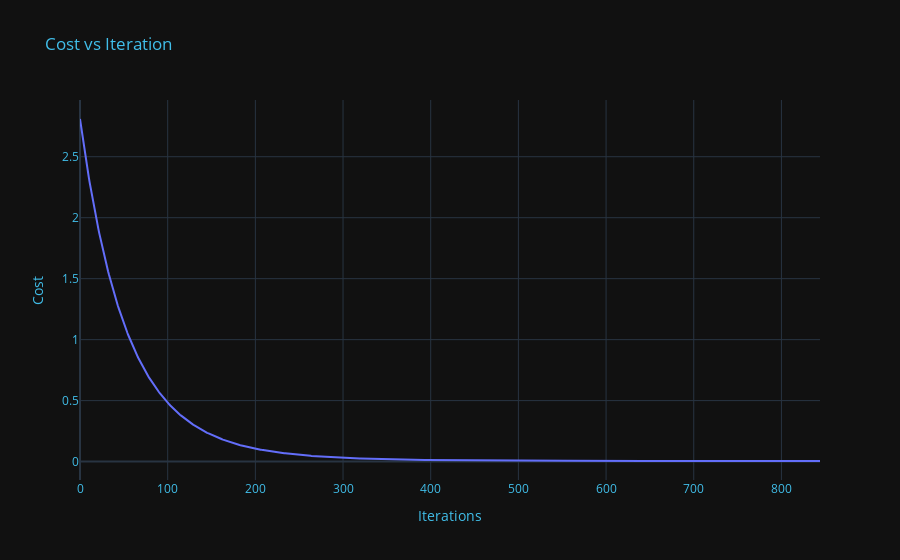
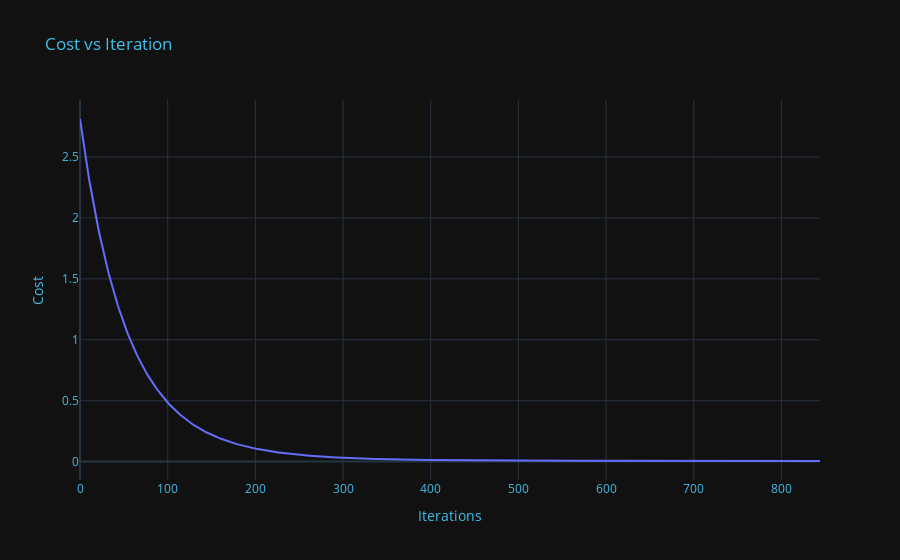
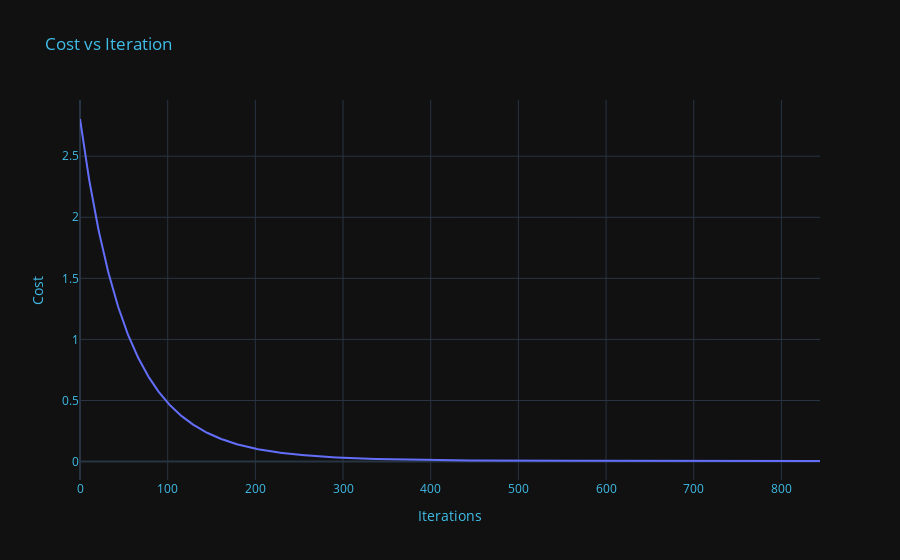
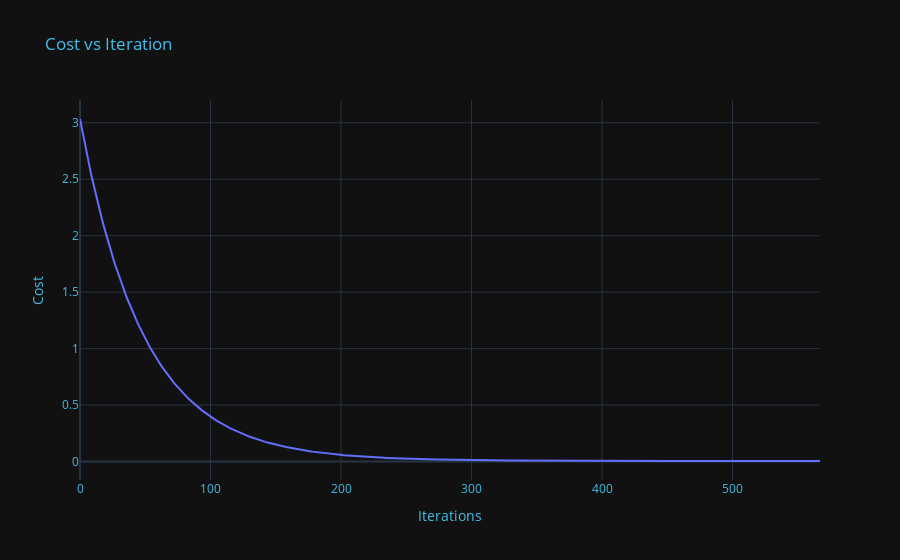

Notebook cell for these charts, in order:
### Code cell
n_samples_list = [100, 1_000, 5_000, 10_000, 20_000]
df = benchmark(n_samples_list)
df

### Figure 1 — Plotly figure (JSON) as saved in the notebook; plotly's stock layout.template omitted (floating-point values rounded to 4 significant figures; data arrays with more than 128 entries replaced by an {"elided": "..."} marker saying what was removed)
{"data": [{"hovertemplate": "x=%{x}<br>y=%{y}<extra></extra>", "legendgroup": "", "line": {"color": "#636efa", "dash": "solid"}, "marker": {"symbol": "circle"}, "mode": "lines", "name": "", "orientation": "v", "showlegend": false, "type": "scatter", "x": {"elided": "845 int values"}, "xaxis": "x", "y": {"elided": "845 float values"}, "yaxis": "y"}], "layout": {"legend": {"tracegroupgap": 0}, "title": {"font": {"color": "#41BEE9"}, "text": "Cost vs Iteration"}, "xaxis": {"anchor": "y", "color": "#41BEE9", "domain": [0, 1], "title": {"text": "Iterations"}}, "yaxis": {"anchor": "x", "color": "#41BEE9", "domain": [0, 1], "title": {"text": "Cost"}}}}

### Figure 2 — Plotly figure (JSON) as saved in the notebook; plotly's stock layout.template omitted (floating-point values rounded to 4 significant figures; data arrays with more than 128 entries replaced by an {"elided": "..."} marker saying what was removed)
{"data": [{"hovertemplate": "x=%{x}<br>y=%{y}<extra></extra>", "legendgroup": "", "line": {"color": "#636efa", "dash": "solid"}, "marker": {"symbol": "circle"}, "mode": "lines", "name": "", "orientation": "v", "showlegend": false, "type": "scatter", "x": {"elided": "845 int values"}, "xaxis": "x", "y": {"elided": "845 float values"}, "yaxis": "y"}], "layout": {"legend": {"tracegroupgap": 0}, "title": {"font": {"color": "#41BEE9"}, "text": "Cost vs Iteration"}, "xaxis": {"anchor": "y", "color": "#41BEE9", "domain": [0, 1], "title": {"text": "Iterations"}}, "yaxis": {"anchor": "x", "color": "#41BEE9", "domain": [0, 1], "title": {"text": "Cost"}}}}

### Figure 3 — Plotly figure (JSON) as saved in the notebook; plotly's stock layout.template omitted (floating-point values rounded to 4 significant figures; data arrays with more than 128 entries replaced by an {"elided": "..."} marker saying what was removed)
{"data": [{"hovertemplate": "x=%{x}<br>y=%{y}<extra></extra>", "legendgroup": "", "line": {"color": "#636efa", "dash": "solid"}, "marker": {"symbol": "circle"}, "mode": "lines", "name": "", "orientation": "v", "showlegend": false, "type": "scatter", "x": {"elided": "845 int values"}, "xaxis": "x", "y": {"elided": "845 float values"}, "yaxis": "y"}], "layout": {"legend": {"tracegroupgap": 0}, "title": {"font": {"color": "#41BEE9"}, "text": "Cost vs Iteration"}, "xaxis": {"anchor": "y", "color": "#41BEE9", "domain": [0, 1], "title": {"text": "Iterations"}}, "yaxis": {"anchor": "x", "color": "#41BEE9", "domain": [0, 1], "title": {"text": "Cost"}}}}

### Figure 4 — Plotly figure (JSON) as saved in the notebook; plotly's stock layout.template omitted (floating-point values rounded to 4 significant figures; data arrays with more than 128 entries replaced by an {"elided": "..."} marker saying what was removed)
{"data": [{"hovertemplate": "x=%{x}<br>y=%{y}<extra></extra>", "legendgroup": "", "line": {"color": "#636efa", "dash": "solid"}, "marker": {"symbol": "circle"}, "mode": "lines", "name": "", "orientation": "v", "showlegend": false, "type": "scatter", "x": {"elided": "568 int values"}, "xaxis": "x", "y": {"elided": "568 float values"}, "yaxis": "y"}], "layout": {"legend": {"tracegroupgap": 0}, "title": {"font": {"color": "#41BEE9"}, "text": "Cost vs Iteration"}, "xaxis": {"anchor": "y", "color": "#41BEE9", "domain": [0, 1], "title": {"text": "Iterations"}}, "yaxis": {"anchor": "x", "color": "#41BEE9", "domain": [0, 1], "title": {"text": "Cost"}}}}
